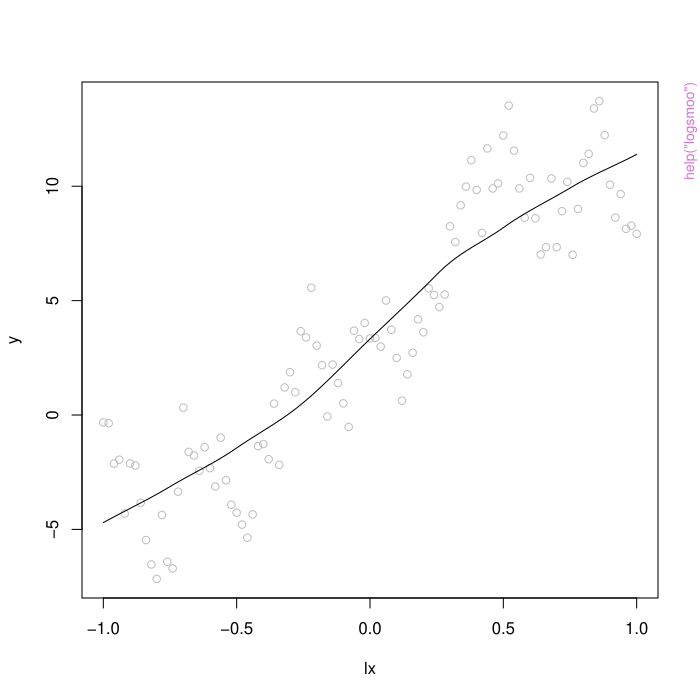

Reproduce this figure in R.
pkgname <- "kitagawa"
source(file.path(R.home("share"), "R", "examples-header.R"))
options(warn = 1)
library('kitagawa')

base::assign(".oldSearch", base::search(), pos = 'CheckExEnv')
base::assign(".old_wd", base::getwd(), pos = 'CheckExEnv')
cleanEx()
nameEx("alpha_constants")
### * alpha_constants

flush(stderr()); flush(stdout())

### Name: alpha_constants
### Title: Calculate any constants depending on effective stress
###   coefficient alpha
### Aliases: alpha_constants alpha_constants.default

### ** Examples

alpha_constants()   # kelvin::Keir gives warning
alpha_constants(1)  # defaults to constant 'Phi' (note output also has Kel)
alpha_constants(1:10, c.type="A")  # constant 'A' (again, note output)



cleanEx()
nameEx("cross_spectrum")
### * cross_spectrum

flush(stderr()); flush(stdout())

### Name: cross_spectrum
### Title: Calculate the cross-spectrum of two timeseries
### Aliases: cross_spectrum cross_spectrum.mts cross_spectrum.default

### ** Examples

require(stats)
require(psd)

n <- 1000
ramp <- seq_len(n)
parab <- ramp^2

set.seed(1255)
X <- ts(rnorm(n) + ramp/2)
Y <- ts(rnorm(n) + ramp/10 + parab/100)

# Calculate the multitaper cross spectrum
csd <- cross_spectrum(X, Y, k=20)




cleanEx()
nameEx("kitagawa-constants")
### * kitagawa-constants

flush(stderr()); flush(stdout())

### Name: kitagawa-constants
### Title: Access to constants used by default
### Aliases: kitagawa-constants constants

### ** Examples

constants()
constants(FALSE) # returns invisibly



cleanEx()
nameEx("kitagawa-utilities")
### * kitagawa-utilities

flush(stderr()); flush(stdout())

### Name: kitagawa-utilities
### Title: General utility functions
### Aliases: kitagawa-utilities .nullchk .in0to1 is.wrsp is.owrsp

### ** Examples

## Not run: 
##D .nullchk(1:10) # OK
##D .nullchk(NULL) # error
##D .nullchk(c(1:10,NULL)) # error
##D .nullchk(NA) # error
##D .nullchk(c(1:10,NA)) # error
##D 
##D .in0to1(1:10) # error
##D .in0to1(NULL) # error
##D .in0to1(c(1:10,NULL)) # error
##D .in0to1(NA) # error
##D .in0to1(c(1:10,NA)) # error
##D .in0to1(c(1,NA)) # error
##D 
##D is.wrsp(1) # FALSE
## End(Not run)



cleanEx()
nameEx("logsmoo")
### * logsmoo

flush(stderr()); flush(stdout())

### Name: logsmoo
### Title: Logarithmic smoothing with loess
### Aliases: logsmoo

### ** Examples

set.seed(11133)
n <- 101
lx <- seq(-1,1,length.out=n)
y <- rnorm(n) + cumsum(rnorm(n))
plot(lx, y, col='grey')
lines(logsmoo(lx, y, x.is.log=TRUE))




cleanEx()
nameEx("logticks")
### * logticks

flush(stderr()); flush(stdout())

### Name: logticks
### Title: Add proper logarithm ticks to a plot axis.
### Aliases: logticks log_ticks log2_ticks log10_ticks

### ** Examples

x <- 10^(0:8)
y <- 1:9

plot(log10(x),y,xaxt="n",xlab="x",xlim=c(0,9))
logticks()
logticks(ax=3, ticks.only=TRUE)

par(tcl=0.5) # have tick marks show up on inside instead
plot(log10(x),y,xaxt="n",xlab="x",xlim=c(0,9))
logticks()
logticks(ax=3, ticks.only=TRUE)



graphics::par(get("par.postscript", pos = 'CheckExEnv'))
cleanEx()
nameEx("omega_constants")
### * omega_constants

flush(stderr()); flush(stdout())

### Name: omega_constants
### Title: Calculate any constants that depend on angular frequency omega
### Aliases: omega_constants omega_constants.default

### ** Examples

# alpha
omega_constants() # default is alpha, but will give warnings about S., T., Rs.
omega_constants(T.=1,S.=1,Rs.=1)  # 0, no warnings
omega_constants(1:10)  # sequence, with warnings about S., T., Rs.
omega_constants(1:10,T.=1,S.=1,Rs.=1) # sequence, no warnings
# diffusivity time
omega_constants(c.type="diffusivity_time", D.=1)  # 0, no warnings
omega_constants(c.type="diff", D.=1)  # 0, no warnings (arg matching)
omega_constants(c.type="diff")  # 0, warnings about S., T. because no D.
omega_constants(c.type="diff", S.=1)  # 0, warnings about T. because no D. or S.



cleanEx()
nameEx("open_well_response")
### * open_well_response

flush(stderr()); flush(stdout())

### Name: open_well_response
### Title: Spectral response for an open well
### Aliases: open_well_response open_well_response.default

### ** Examples

OWR <- open_well_response(1:10,1,1)
plot(OWR)
OWR <- open_well_response(1/(1:200),1,1,Ta=100,Hw=10,model="liu",freq.units="Hz")
plot(OWR)



cleanEx()
nameEx("owrsp-methods")
### * owrsp-methods

flush(stderr()); flush(stdout())

### Name: owrsp-methods
### Title: Generic methods for objects with class "owrsp".
### Aliases: owrsp-methods owrsp as.data.frame.owrsp data.frame.owrsp
###   print.owrsp summary.owrsp print.summary.owrsp lines.owrsp
###   points.owrsp plot.owrsp

### ** Examples

S. <- 1e-5  	# Storativity [nondimensional]
T. <- 1e-4		# Transmissivity [m**2 / s]
frq <- 1/(1:200)
# Defaults to the Rojstaczer formulation
W <- open_well_response(frq, T. = T., S. = S., Rs. = 0.12, freq.units="Hz")
# (warning message about missing 'z')
W <- open_well_response(frq, T. = T., S. = S., Rs. = 0.12, freq.units="Hz", z=1)
str(W)
print(W)
print(summary(W))
plot(rnorm(10), xlim=c(-1,11), ylim=c(-2,2))
lines(W)
lines(W, "phs", col="red")
points(W)
points(W, "phs")
#
Wdf <- as.data.frame(W)
plot(Mod(wellresp) ~ omega, Wdf) # amplitude
plot(Arg(wellresp) ~ omega, Wdf) # phase
plot(W)
# change limits:
plot(W, xlims=c(-4,0), ylims=list(amp=c(-7,-3), phs=185*c(-1,1)))



cleanEx()
nameEx("sensing_volume")
### * sensing_volume

flush(stderr()); flush(stdout())

### Name: sensing_volume
### Title: Calculate volume of fluids in the sensing region of the
###   borehole.
### Aliases: sensing_volume

### ** Examples

#### dummy example
sensing_volume(1, 1, 1, 1)
#
#### a more physically realistic calculation:
# Physical params applicable for B084 borehole
# (see: http://pbo.unavco.org/station/overview/B084/ for details)
#
Rc <- 0.0508   # m, radius of water-sensing (2in)
Lc <- 146.9    # m, length of grouted region (482ft)
Rs <- 3*Rc     # m, radius of screened region (6in)
Ls <- 9.14     # m, length of screened region (30ft)
#
# calculate the sensing volume for the given well parameters
sensing_volume(Rc, Lc, Rs, Ls) # m**3, ~= 1.8



cleanEx()
nameEx("well_response")
### * well_response

flush(stderr()); flush(stdout())

### Name: well_response
### Title: Spectral response for a sealed well
### Aliases: well_response well_response.default

### ** Examples

#### dummy example
well_response(1:10, T.=1, S.=1, Vw.=1, Rs.=1, Ku.=1, B.=1)

#### a more physically realistic calculation:
# Physical params applicable for B084 borehole
# (see: http://pbo.unavco.org/station/overview/B084/ for details)
#
Rc <- 0.0508   # m, radius of water-sensing (2in)
Lc <- 146.9    # m, length of grouted region (482ft)
Rs <- 3*Rc     # m, radius of screened region (6in)
Ls <- 9.14     # m, length of screened region (30ft)
#
# calculate the sensing volume for the given well parameters
Volw <- sensing_volume(Rc, Lc, Rs, Ls) # m**3, ~= 1.8
#
Frqs <- 10**seq.int(from=-4,to=0,by=0.1) # log10-space
head(Rsp <- well_response(omega=Frqs, T.=1e-6, S.=1e-5, 
Vw.=Volw, Rs.=Rs, Ku.=40e9, B.=0.2, freq.units="Hz"))

# Access plot.wrsp:
plot(Rsp)




cleanEx()
nameEx("wrsp-methods")
### * wrsp-methods

flush(stderr()); flush(stdout())

### Name: wrsp-methods
### Title: Generic methods for objects with class "wrsp".
### Aliases: wrsp-methods wrsp as.data.frame.wrsp data.frame.wrsp
###   print.wrsp summary.wrsp print.summary.wrsp lines.wrsp points.wrsp
###   plot.wrsp kitplot kitplot.wrsp

### ** Examples

W <- well_response(1:10, T.=1, S.=1, Vw.=1, Rs.=1, Ku.=1, B.=1)
str(W)
print(W)
print(summary(W))
#
# Plot the response
plot(rnorm(10), xlim=c(-1,11), ylim=c(-2,2))
lines(W)
lines(W, "phs", col="red")
points(W)
points(W, "phs")
#
Wdf <- as.data.frame(W)
plot(Mod(wellresp) ~ omega, Wdf) # amplitude
plot(Arg(wellresp) ~ omega, Wdf) # phase
#
# or use the builtin method plot.wrsp
plot(W)
# change limits:
plot(W, xlims=c(-1,1), ylims=list(amp=c(5,8), phs=185*c(-1,1)))



### * <FOOTER>
###
cleanEx()
options(digits = 7L)
base::cat("Time elapsed: ", proc.time() - base::get("ptime", pos = 'CheckExEnv'),"\n")
grDevices::dev.off()
###
### Local variables: ***
### mode: outline-minor ***
### outline-regexp: "\\(> \\)?### [*]+" ***
### End: ***
quit('no')
